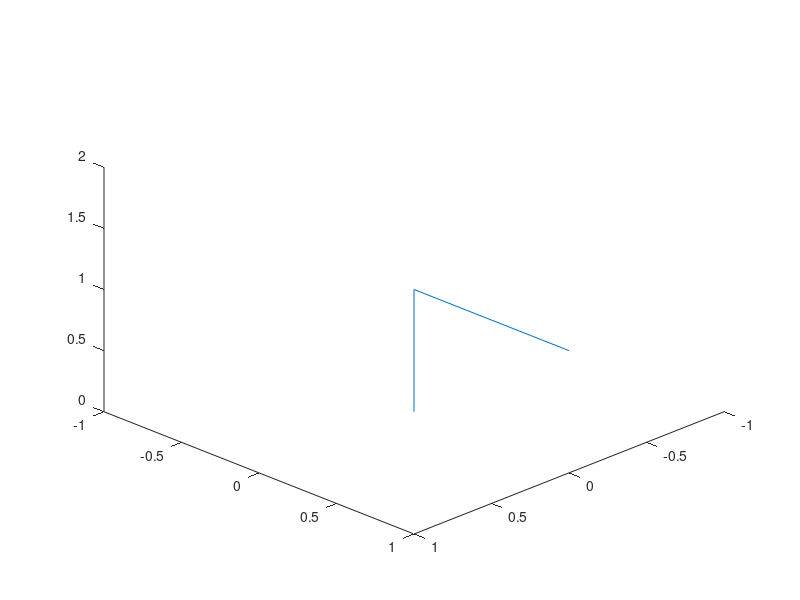

The MATLAB source for this figure: (Note: this script raises an error after producing the figure.)
close all 
clear all
%set Robot arm parameters
d1 = 1;
a1 = 0.5;
a2 = 0.25;
a3 = 0.25;
%Designate desired point
x = 0.6;
y = 0.2;
z = 1.7;%z starts at 1

z = z-d1; 
ro = (x^2+y^2+z^2)^0.5; %check to see if the arm can reach the point normally 
if (a1+a2-a3)<=ro && ro<=(a1+a2+a3)
    fi = acos(z/ro);
    J = acos(((a1+a2)^2+ ro^2 - a3^2)/(2*(a1+a2)*ro));
    %If stamtems ensure that the arm travels to the correct quadrant
    if x>=0
        theta1 =  -pi/2 + asin(y/((x^2+y^2)^0.5));
    elseif x<0
        theta1 =  -(-pi/2 + asin(y/((x^2+y^2)^0.5)));
    end
    if z == ro
        theta1 = 0;
    end
    theta2 = -(J+(pi/2-fi));
    theta4 = pi - acos(((a1+a2)^2+ a3^2 - ro^2)/(2*(a1+a2)*a3));
    
    % theta1 = pi/4;
    % theta2 = -pi/4;
    % theta3 = pi/4;
    theta3 = 0;
     
    %this if statment encodes the second algorithm for reaching points
    %close to the first joint
    
elseif (a1+a2-a3)>=ro &&((a1-a2)-a3)<= ro 
    fi = acos(z/ro);
    J = acos(((a1-a2)^2+ ro^2 - a3^2)/(2*(a1-a2)*ro));
    if x>=0
        theta1 =  -pi/2 + asin(y/((x^2+y^2)^0.5));
    elseif x<0
        theta1 =  -(-pi/2 + asin(y/((x^2+y^2)^0.5)));
    end
    if z == ro
        theta1 = 0;
    end
    theta2 = -(J+(pi/2-fi));
    theta4 = acos(((a1-a2)^2+ a3^2 - ro^2)/(2*(a1-a2)*a3));
    theta3 = pi;
    
else %Detects whether no solution can be found 
    disp('No Solution can be Found')
    theta1 = 0;
    theta2 = 0;
    theta3 = 0;
    theta4 = 0;
end

theta1 = linspace(0,theta1);
theta2 = linspace(0,theta2);
theta3 = linspace(0,theta3);
theta4 = linspace(0,theta4);

%setting up th animation and the point marker
figure
hold on
pos = [0 0 0 0 0;0 0 0.5 0.75 1;0 1 1 1 1];
threed = plot3(pos(1,:),pos(2,:),pos(3,:));
axis([-1 1 -1 1 0 2 ]);
view([1.5,1.5,1.5])
threed.LineWidth = 10;
threed.Marker = 'o';
threed.MarkerEdgeColor = 'm';
dot = plot3(x,y,z+d1);
dot.Marker = 'o';
dot.MarkerFaceColor = 'r';
t2 = 0;
t3 = 0;
t4 = 0;

%the following for loops animate the robot arm moving starting from joint
%1 and ending with joint 4
for i = 1:length(theta1)
    t1 = theta1(i);
    
    xpos = [ 0,  0,                        -a1*cos(t2)*sin(t1), a1*cos(t1)*sin(t3) - (a1 + a2)*(cos(t1)*sin(t3) + cos(t2)*cos(t3)*sin(t1)) + a1*cos(t2)*sin(t1)*(cos(t3) - 1), (cos(t1)*sin(t3) + cos(t2)*cos(t3)*sin(t1))*(d1*sin(t4) + (a1 + a2)*(cos(t4) - 1)) - (cos(t4)*(cos(t1)*sin(t3) + cos(t2)*cos(t3)*sin(t1)) - sin(t1)*sin(t2)*sin(t4))*(a1 + a2 + a3) - d1*(sin(t4)*(cos(t1)*sin(t3) + cos(t2)*cos(t3)*sin(t1)) + cos(t4)*sin(t1)*sin(t2)) + a1*cos(t1)*sin(t3) + d1*sin(t1)*sin(t2) - sin(t1)*sin(t2)*(sin(t4)*(a1 + a2) - d1*(cos(t4) - 1)) + a1*cos(t2)*sin(t1)*(cos(t3) - 1)];
    ypos = [ 0,  0,                         a1*cos(t1)*cos(t2), a1*sin(t1)*sin(t3) - (a1 + a2)*(sin(t1)*sin(t3) - cos(t1)*cos(t2)*cos(t3)) - a1*cos(t1)*cos(t2)*(cos(t3) - 1), (sin(t1)*sin(t3) - cos(t1)*cos(t2)*cos(t3))*(d1*sin(t4) + (a1 + a2)*(cos(t4) - 1)) - d1*(sin(t4)*(sin(t1)*sin(t3) - cos(t1)*cos(t2)*cos(t3)) - cos(t1)*cos(t4)*sin(t2)) - (cos(t4)*(sin(t1)*sin(t3) - cos(t1)*cos(t2)*cos(t3)) + cos(t1)*sin(t2)*sin(t4))*(a1 + a2 + a3) - d1*cos(t1)*sin(t2) + a1*sin(t1)*sin(t3) + cos(t1)*sin(t2)*(sin(t4)*(a1 + a2) - d1*(cos(t4) - 1)) - a1*cos(t1)*cos(t2)*(cos(t3) - 1)];
    zpos = [ 0, d1, d1*cos(t2) - a1*sin(t2) - d1*(cos(t2) - 1),                          d1*cos(t2) - d1*(cos(t2) - 1) - cos(t3)*sin(t2)*(a1 + a2) + a1*sin(t2)*(cos(t3) - 1),                                                                                                                                            d1*(cos(t2)*cos(t4) - cos(t3)*sin(t2)*sin(t4)) - (cos(t2)*sin(t4) + cos(t3)*cos(t4)*sin(t2))*(a1 + a2 + a3) + cos(t2)*(sin(t4)*(a1 + a2) - d1*(cos(t4) - 1)) - d1*(cos(t2) - 1) + a1*sin(t2)*(cos(t3) - 1) + cos(t3)*sin(t2)*(d1*sin(t4) + (a1 + a2)*(cos(t4) - 1))];
    threed.XData = xpos;
    threed.YData = ypos;
    threed.ZData = zpos;
    drawnow limitrate
    pause(0.02)
end
for i = 1:length(theta2)
    t2 = theta2(i);
    
    xpos = [ 0,  0,                        -a1*cos(t2)*sin(t1), a1*cos(t1)*sin(t3) - (a1 + a2)*(cos(t1)*sin(t3) + cos(t2)*cos(t3)*sin(t1)) + a1*cos(t2)*sin(t1)*(cos(t3) - 1), (cos(t1)*sin(t3) + cos(t2)*cos(t3)*sin(t1))*(d1*sin(t4) + (a1 + a2)*(cos(t4) - 1)) - (cos(t4)*(cos(t1)*sin(t3) + cos(t2)*cos(t3)*sin(t1)) - sin(t1)*sin(t2)*sin(t4))*(a1 + a2 + a3) - d1*(sin(t4)*(cos(t1)*sin(t3) + cos(t2)*cos(t3)*sin(t1)) + cos(t4)*sin(t1)*sin(t2)) + a1*cos(t1)*sin(t3) + d1*sin(t1)*sin(t2) - sin(t1)*sin(t2)*(sin(t4)*(a1 + a2) - d1*(cos(t4) - 1)) + a1*cos(t2)*sin(t1)*(cos(t3) - 1)];
    ypos = [ 0,  0,                         a1*cos(t1)*cos(t2), a1*sin(t1)*sin(t3) - (a1 + a2)*(sin(t1)*sin(t3) - cos(t1)*cos(t2)*cos(t3)) - a1*cos(t1)*cos(t2)*(cos(t3) - 1), (sin(t1)*sin(t3) - cos(t1)*cos(t2)*cos(t3))*(d1*sin(t4) + (a1 + a2)*(cos(t4) - 1)) - d1*(sin(t4)*(sin(t1)*sin(t3) - cos(t1)*cos(t2)*cos(t3)) - cos(t1)*cos(t4)*sin(t2)) - (cos(t4)*(sin(t1)*sin(t3) - cos(t1)*cos(t2)*cos(t3)) + cos(t1)*sin(t2)*sin(t4))*(a1 + a2 + a3) - d1*cos(t1)*sin(t2) + a1*sin(t1)*sin(t3) + cos(t1)*sin(t2)*(sin(t4)*(a1 + a2) - d1*(cos(t4) - 1)) - a1*cos(t1)*cos(t2)*(cos(t3) - 1)];
    zpos = [ 0, d1, d1*cos(t2) - a1*sin(t2) - d1*(cos(t2) - 1),                          d1*cos(t2) - d1*(cos(t2) - 1) - cos(t3)*sin(t2)*(a1 + a2) + a1*sin(t2)*(cos(t3) - 1),                                                                                                                                            d1*(cos(t2)*cos(t4) - cos(t3)*sin(t2)*sin(t4)) - (cos(t2)*sin(t4) + cos(t3)*cos(t4)*sin(t2))*(a1 + a2 + a3) + cos(t2)*(sin(t4)*(a1 + a2) - d1*(cos(t4) - 1)) - d1*(cos(t2) - 1) + a1*sin(t2)*(cos(t3) - 1) + cos(t3)*sin(t2)*(d1*sin(t4) + (a1 + a2)*(cos(t4) - 1))];
    threed.XData = xpos;
    threed.YData = ypos;
    threed.ZData = zpos;
    drawnow limitrate
    pause(0.02)
end
for i = 1:length(theta3)
    t3 = theta3(i);
    
    xpos = [ 0,  0,                        -a1*cos(t2)*sin(t1), a1*cos(t1)*sin(t3) - (a1 + a2)*(cos(t1)*sin(t3) + cos(t2)*cos(t3)*sin(t1)) + a1*cos(t2)*sin(t1)*(cos(t3) - 1), (cos(t1)*sin(t3) + cos(t2)*cos(t3)*sin(t1))*(d1*sin(t4) + (a1 + a2)*(cos(t4) - 1)) - (cos(t4)*(cos(t1)*sin(t3) + cos(t2)*cos(t3)*sin(t1)) - sin(t1)*sin(t2)*sin(t4))*(a1 + a2 + a3) - d1*(sin(t4)*(cos(t1)*sin(t3) + cos(t2)*cos(t3)*sin(t1)) + cos(t4)*sin(t1)*sin(t2)) + a1*cos(t1)*sin(t3) + d1*sin(t1)*sin(t2) - sin(t1)*sin(t2)*(sin(t4)*(a1 + a2) - d1*(cos(t4) - 1)) + a1*cos(t2)*sin(t1)*(cos(t3) - 1)];
    ypos = [ 0,  0,                         a1*cos(t1)*cos(t2), a1*sin(t1)*sin(t3) - (a1 + a2)*(sin(t1)*sin(t3) - cos(t1)*cos(t2)*cos(t3)) - a1*cos(t1)*cos(t2)*(cos(t3) - 1), (sin(t1)*sin(t3) - cos(t1)*cos(t2)*cos(t3))*(d1*sin(t4) + (a1 + a2)*(cos(t4) - 1)) - d1*(sin(t4)*(sin(t1)*sin(t3) - cos(t1)*cos(t2)*cos(t3)) - cos(t1)*cos(t4)*sin(t2)) - (cos(t4)*(sin(t1)*sin(t3) - cos(t1)*cos(t2)*cos(t3)) + cos(t1)*sin(t2)*sin(t4))*(a1 + a2 + a3) - d1*cos(t1)*sin(t2) + a1*sin(t1)*sin(t3) + cos(t1)*sin(t2)*(sin(t4)*(a1 + a2) - d1*(cos(t4) - 1)) - a1*cos(t1)*cos(t2)*(cos(t3) - 1)];
    zpos = [ 0, d1, d1*cos(t2) - a1*sin(t2) - d1*(cos(t2) - 1),                          d1*cos(t2) - d1*(cos(t2) - 1) - cos(t3)*sin(t2)*(a1 + a2) + a1*sin(t2)*(cos(t3) - 1),                                                                                                                                            d1*(cos(t2)*cos(t4) - cos(t3)*sin(t2)*sin(t4)) - (cos(t2)*sin(t4) + cos(t3)*cos(t4)*sin(t2))*(a1 + a2 + a3) + cos(t2)*(sin(t4)*(a1 + a2) - d1*(cos(t4) - 1)) - d1*(cos(t2) - 1) + a1*sin(t2)*(cos(t3) - 1) + cos(t3)*sin(t2)*(d1*sin(t4) + (a1 + a2)*(cos(t4) - 1))];
    threed.XData = xpos;
    threed.YData = ypos;
    threed.ZData = zpos;
    drawnow limitrate
    pause(0.02)
end
for i = 1:length(theta4)
    t4 = theta4(i);
    
    xpos = [ 0,  0,                        -a1*cos(t2)*sin(t1), a1*cos(t1)*sin(t3) - (a1 + a2)*(cos(t1)*sin(t3) + cos(t2)*cos(t3)*sin(t1)) + a1*cos(t2)*sin(t1)*(cos(t3) - 1), (cos(t1)*sin(t3) + cos(t2)*cos(t3)*sin(t1))*(d1*sin(t4) + (a1 + a2)*(cos(t4) - 1)) - (cos(t4)*(cos(t1)*sin(t3) + cos(t2)*cos(t3)*sin(t1)) - sin(t1)*sin(t2)*sin(t4))*(a1 + a2 + a3) - d1*(sin(t4)*(cos(t1)*sin(t3) + cos(t2)*cos(t3)*sin(t1)) + cos(t4)*sin(t1)*sin(t2)) + a1*cos(t1)*sin(t3) + d1*sin(t1)*sin(t2) - sin(t1)*sin(t2)*(sin(t4)*(a1 + a2) - d1*(cos(t4) - 1)) + a1*cos(t2)*sin(t1)*(cos(t3) - 1)];
    ypos = [ 0,  0,                         a1*cos(t1)*cos(t2), a1*sin(t1)*sin(t3) - (a1 + a2)*(sin(t1)*sin(t3) - cos(t1)*cos(t2)*cos(t3)) - a1*cos(t1)*cos(t2)*(cos(t3) - 1), (sin(t1)*sin(t3) - cos(t1)*cos(t2)*cos(t3))*(d1*sin(t4) + (a1 + a2)*(cos(t4) - 1)) - d1*(sin(t4)*(sin(t1)*sin(t3) - cos(t1)*cos(t2)*cos(t3)) - cos(t1)*cos(t4)*sin(t2)) - (cos(t4)*(sin(t1)*sin(t3) - cos(t1)*cos(t2)*cos(t3)) + cos(t1)*sin(t2)*sin(t4))*(a1 + a2 + a3) - d1*cos(t1)*sin(t2) + a1*sin(t1)*sin(t3) + cos(t1)*sin(t2)*(sin(t4)*(a1 + a2) - d1*(cos(t4) - 1)) - a1*cos(t1)*cos(t2)*(cos(t3) - 1)];
    zpos = [ 0, d1, d1*cos(t2) - a1*sin(t2) - d1*(cos(t2) - 1),                          d1*cos(t2) - d1*(cos(t2) - 1) - cos(t3)*sin(t2)*(a1 + a2) + a1*sin(t2)*(cos(t3) - 1),                                                                                                                                            d1*(cos(t2)*cos(t4) - cos(t3)*sin(t2)*sin(t4)) - (cos(t2)*sin(t4) + cos(t3)*cos(t4)*sin(t2))*(a1 + a2 + a3) + cos(t2)*(sin(t4)*(a1 + a2) - d1*(cos(t4) - 1)) - d1*(cos(t2) - 1) + a1*sin(t2)*(cos(t3) - 1) + cos(t3)*sin(t2)*(d1*sin(t4) + (a1 + a2)*(cos(t4) - 1))];
    threed.XData = xpos;
    threed.YData = ypos;
    threed.ZData = zpos;
    drawnow limitrate
    pause(0.02)
end
